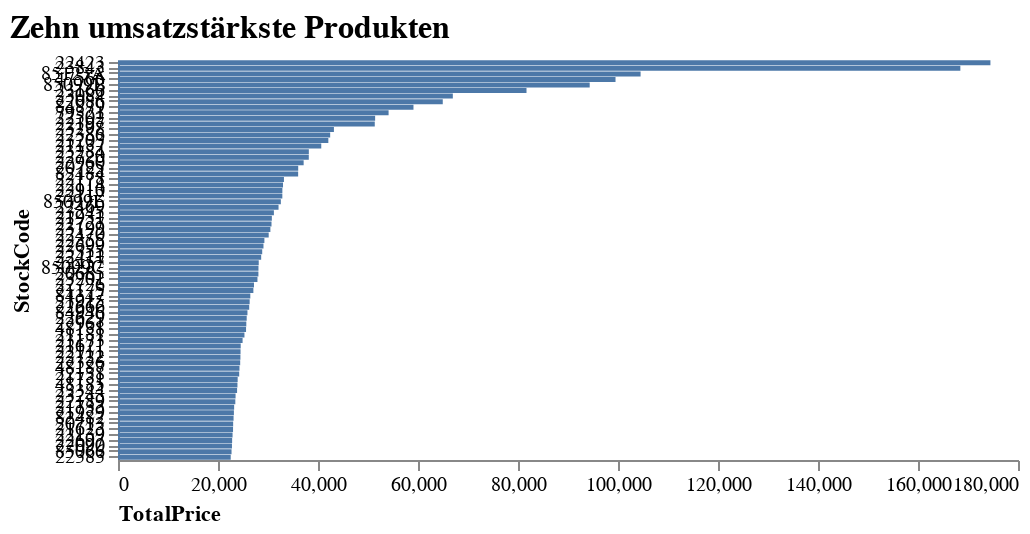

Notebook cell for this chart:
### Code cell
# Visualisierung der umsatzstärksten Kunden
alt.Chart(df_plot).mark_bar().encode(
    x=alt.X("TotalPrice",
            axis=alt.Axis(title="TotalPrice", 
                          labelAngle=0,
                          titleAnchor="start",
                          grid=False)),
    y=alt.Y("StockCode",
            sort="-x", 
            axis=alt.Axis(title = "StockCode",
                          titleAnchor="middle"))
).properties(
    title="Zehn umsatzstärkste Produkten",
    width=450,
    height=200
).configure_view(
    strokeWidth=0
).configure_title( 
    fontSize=16,
    font='Arial',
    color='black',
    anchor='start'
)

### Figure 1 — Vega-Lite specification as saved in the notebook (floating-point values rounded to 4 significant figures)
{"config": {"view": {"continuousWidth": 400, "continuousHeight": 300, "strokeWidth": 0}, "title": {"anchor": "start", "color": "black", "font": "Arial", "fontSize": 16}}, "data": {"name": "data-60b56a8938d7c62f0e2bb8c6c24d7c4d"}, "mark": "bar", "encoding": {"x": {"type": "quantitative", "axis": {"grid": false, "labelAngle": 0, "title": "TotalPrice", "titleAnchor": "start"}, "field": "TotalPrice"}, "y": {"type": "nominal", "axis": {"title": "StockCode", "titleAnchor": "middle"}, "field": "StockCode", "sort": "-x"}}, "height": 200, "title": "Zehn umsatzstärkste Produkten", "width": 450, "$schema": "https://vega.github.io/schema/vega-lite/v4.8.1.json", "datasets": {"data-60b56a8938d7c62f0e2bb8c6c24d7c4d": [{"Quantity": 13890, "UnitPrice": 28190.0, "TotalPrice": 174500.0, "StockCode": "22423"}, {"Quantity": 80995, "UnitPrice": 2.08, "TotalPrice": 168500.0, "StockCode": "23843"}, {"Quantity": 41664, "UnitPrice": 7060.0, "TotalPrice": 104500.0, "StockCode": "85123A"}, {"Quantity": 18299, "UnitPrice": 9885.0, "TotalPrice": 99500.0, "StockCode": "47566"}, {"Quantity": 48478, "UnitPrice": 5249.0, "TotalPrice": 94340.0, "StockCode": "85099B"}, {"Quantity": 78033, "UnitPrice": 367.1, "TotalPrice": 81700.0, "StockCode": "23166"}, {"Quantity": 31722, "UnitPrice": 2466.0, "TotalPrice": 66960.0, "StockCode": "23084"}, {"Quantity": 19355, "UnitPrice": 4028.0, "TotalPrice": 64950.0, "StockCode": "22086"}, {"Quantity": 36461, "UnitPrice": 2564.0, "TotalPrice": 59090.0, "StockCode": "84879"}, {"Quantity": 10423, "UnitPrice": 4549.0, "TotalPrice": 54120.0, "StockCode": "79321"}, {"Quantity": 2048, "UnitPrice": 4819.0, "TotalPrice": 51430.0, "StockCode": "22502"}, {"Quantity": 56921, "UnitPrice": 1487.0, "TotalPrice": 51350.0, "StockCode": "22197"}, {"Quantity": 8644, "UnitPrice": 6428.0, "TotalPrice": 43180.0, "StockCode": "23298"}, {"Quantity": 21465, "UnitPrice": 3214.0, "TotalPrice": 42440.0, "StockCode": "22386"}, {"Quantity": 20603, "UnitPrice": 2841.0, "TotalPrice": 42070.0, "StockCode": "23203"}, {"Quantity": 11656, "UnitPrice": 1596.0, "TotalPrice": 40650.0, "StockCode": "21137"}, {"Quantity": 5504, "UnitPrice": 6449.0, "TotalPrice": 38170.0, "StockCode": "23284"}, {"Quantity": 7507, "UnitPrice": 8155.0, "TotalPrice": 38160.0, "StockCode": "22720"}, {"Quantity": 8717, "UnitPrice": 5787.0, "TotalPrice": 37130.0, "StockCode": "22960"}, {"Quantity": 19553, "UnitPrice": 3393.0, "TotalPrice": 36040.0, "StockCode": "20725"}, {"Quantity": 6020, "UnitPrice": 5798.0, "TotalPrice": 36030.0, "StockCode": "82484"}, {"Quantity": 24304, "UnitPrice": 1720.0, "TotalPrice": 33190.0, "StockCode": "22178"}, {"Quantity": 5892, "UnitPrice": 3262.0, "TotalPrice": 33000.0, "StockCode": "22114"}, {"Quantity": 10604, "UnitPrice": 2819.0, "TotalPrice": 32870.0, "StockCode": "22910"}, {"Quantity": 6026, "UnitPrice": 5337.0, "TotalPrice": 32870.0, "StockCode": "22112"}, {"Quantity": 17377, "UnitPrice": 1960.0, "TotalPrice": 32570.0, "StockCode": "85099F"}, {"Quantity": 17979, "UnitPrice": 2400.0, "TotalPrice": 32110.0, "StockCode": "22469"}, {"Quantity": 6357, "UnitPrice": 5184.0, "TotalPrice": 31180.0, "StockCode": "23245"}, {"Quantity": 13654, "UnitPrice": 3286.0, "TotalPrice": 30770.0, "StockCode": "21931"}, {"Quantity": 7815, "UnitPrice": 4714.0, "TotalPrice": 30700.0, "StockCode": "22727"}, {"Quantity": 14920, "UnitPrice": 2538.0, "TotalPrice": 30480.0, "StockCode": "23199"}, {"Quantity": 9904, "UnitPrice": 3098.0, "TotalPrice": 30140.0, "StockCode": "22470"}, {"Quantity": 18153, "UnitPrice": 1090.0, "TotalPrice": 29280.0, "StockCode": "22355"}, {"Quantity": 9878, "UnitPrice": 3958.0, "TotalPrice": 29100.0, "StockCode": "22699"}, {"Quantity": 5841, "UnitPrice": 4241.0, "TotalPrice": 28840.0, "StockCode": "23355"}, {"Quantity": 12602, "UnitPrice": 3194.0, "TotalPrice": 28630.0, "StockCode": "22411"}, {"Quantity": 9172, "UnitPrice": 4529.0, "TotalPrice": 28150.0, "StockCode": "22457"}, {"Quantity": 13922, "UnitPrice": 2463.0, "TotalPrice": 28090.0, "StockCode": "85099C"}, {"Quantity": 4093, "UnitPrice": 6257.0, "TotalPrice": 28080.0, "StockCode": "20685"}, {"Quantity": 13379, "UnitPrice": 2190.0, "TotalPrice": 27890.0, "StockCode": "23201"}, {"Quantity": 6431, "UnitPrice": 4533.0, "TotalPrice": 27200.0, "StockCode": "22726"}, {"Quantity": 12225, "UnitPrice": 2263.0, "TotalPrice": 27070.0, "StockCode": "21175"}, {"Quantity": 9476, "UnitPrice": 1603.0, "TotalPrice": 26460.0, "StockCode": "84347"}, {"Quantity": 22133, "UnitPrice": 950.3, "TotalPrice": 26330.0, "StockCode": "21915"}, {"Quantity": 8297, "UnitPrice": 4166.0, "TotalPrice": 26240.0, "StockCode": "22666"}, {"Quantity": 19246, "UnitPrice": 1405.0, "TotalPrice": 25890.0, "StockCode": "84946"}, {"Quantity": 14260, "UnitPrice": 2006.0, "TotalPrice": 25740.0, "StockCode": "22629"}, {"Quantity": 16412, "UnitPrice": 2225.0, "TotalPrice": 25660.0, "StockCode": "22961"}, {"Quantity": 3762, "UnitPrice": 5510.0, "TotalPrice": 25610.0, "StockCode": "48138"}, {"Quantity": 12723, "UnitPrice": 2096.0, "TotalPrice": 25290.0, "StockCode": "21181"}, {"Quantity": 2770, "UnitPrice": 4721.0, "TotalPrice": 24920.0, "StockCode": "23173"}, {"Quantity": 2889, "UnitPrice": 4598.0, "TotalPrice": 24540.0, "StockCode": "21621"}, {"Quantity": 4666, "UnitPrice": 4583.0, "TotalPrice": 24510.0, "StockCode": "22111"}, {"Quantity": 5979, "UnitPrice": 4004.0, "TotalPrice": 24480.0, "StockCode": "22722"}, {"Quantity": 8560, "UnitPrice": 2581.0, "TotalPrice": 24440.0, "StockCode": "22326"}, {"Quantity": 3830, "UnitPrice": 5128.0, "TotalPrice": 24290.0, "StockCode": "48187"}, {"Quantity": 4948, "UnitPrice": 5066.0, "TotalPrice": 24240.0, "StockCode": "22138"}, {"Quantity": 14009, "UnitPrice": 2055.0, "TotalPrice": 23930.0, "StockCode": "21731"}, {"Quantity": 3617, "UnitPrice": 3720.0, "TotalPrice": 23890.0, "StockCode": "48185"}, {"Quantity": 10306, "UnitPrice": 1766.0, "TotalPrice": 23820.0, "StockCode": "23344"}, {"Quantity": 4805, "UnitPrice": 2778.0, "TotalPrice": 23510.0, "StockCode": "23243"}, {"Quantity": 8291, "UnitPrice": 2362.0, "TotalPrice": 23460.0, "StockCode": "22189"}, {"Quantity": 7882, "UnitPrice": 2401.0, "TotalPrice": 23230.0, "StockCode": "21733"}, {"Quantity": 11007, "UnitPrice": 2338.0, "TotalPrice": 23180.0, "StockCode": "21929"}, {"Quantity": 9006, "UnitPrice": 3446.0, "TotalPrice": 23110.0, "StockCode": "82482"}, {"Quantity": 13324, "UnitPrice": 1849.0, "TotalPrice": 23030.0, "StockCode": "20713"}, {"Quantity": 3272, "UnitPrice": 2323.0, "TotalPrice": 23010.0, "StockCode": "21623"}, {"Quantity": 4606, "UnitPrice": 5564.0, "TotalPrice": 22910.0, "StockCode": "22139"}, {"Quantity": 7304, "UnitPrice": 3976.0, "TotalPrice": 22830.0, "StockCode": "22697"}, {"Quantity": 7588, "UnitPrice": 3037.0, "TotalPrice": 22790.0, "StockCode": "22090"}, {"Quantity": 1793, "UnitPrice": 7561.0, "TotalPrice": 22710.0, "StockCode": "85066"}, {"Quantity": 12553, "UnitPrice": 2865.0, "TotalPrice": 22540.0, "StockCode": "22383"}]}}
